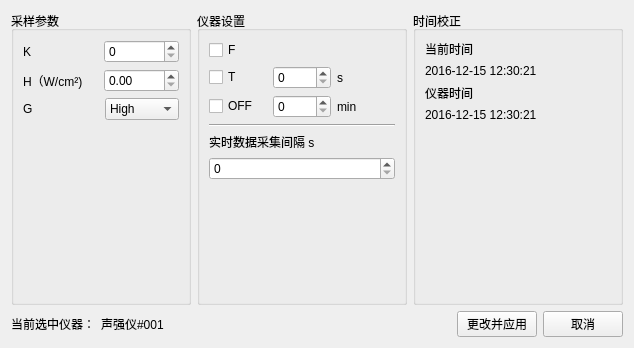
<?xml version="1.0" encoding="UTF-8"?>
<ui version="4.0">
 <class>DeviceParameter</class>
 <widget class="QWidget" name="DeviceParameter">
  <property name="geometry">
   <rect>
    <x>0</x>
    <y>0</y>
    <width>634</width>
    <height>348</height>
   </rect>
  </property>
  <property name="windowTitle">
   <string>Form</string>
  </property>
  <property name="styleSheet">
   <string notr="true"/>
  </property>
  <layout class="QVBoxLayout" name="verticalLayout_4">
   <item>
    <layout class="QHBoxLayout" name="horizontalLayout_8">
     <item>
      <widget class="QGroupBox" name="groupBox">
       <property name="maximumSize">
        <size>
         <width>180</width>
         <height>16777215</height>
        </size>
       </property>
       <property name="styleSheet">
        <string notr="true">font: 10pt &quot;微软雅黑&quot;;</string>
       </property>
       <property name="title">
        <string>采样参数</string>
       </property>
       <layout class="QVBoxLayout" name="verticalLayout">
        <item>
         <layout class="QHBoxLayout" name="horizontalLayout">
          <item>
           <widget class="QLabel" name="label_k">
            <property name="text">
             <string>K</string>
            </property>
           </widget>
          </item>
          <item>
           <widget class="QSpinBox" name="spinBox_K"/>
          </item>
         </layout>
        </item>
        <item>
         <layout class="QHBoxLayout" name="horizontalLayout_2">
          <item>
           <widget class="QLabel" name="label_2">
            <property name="text">
             <string>H（W/cm²)</string>
            </property>
           </widget>
          </item>
          <item>
           <widget class="QDoubleSpinBox" name="doubleSpinBox_H"/>
          </item>
         </layout>
        </item>
        <item>
         <layout class="QHBoxLayout" name="horizontalLayout_3">
          <item>
           <widget class="QLabel" name="label_3">
            <property name="text">
             <string>G</string>
            </property>
           </widget>
          </item>
          <item>
           <spacer name="horizontalSpacer">
            <property name="orientation">
             <enum>Qt::Horizontal</enum>
            </property>
            <property name="sizeHint" stdset="0">
             <size>
              <width>153</width>
              <height>20</height>
             </size>
            </property>
           </spacer>
          </item>
          <item>
           <widget class="QComboBox" name="comboBox_G">
            <item>
             <property name="text">
              <string>High</string>
             </property>
            </item>
            <item>
             <property name="text">
              <string>Medium</string>
             </property>
            </item>
            <item>
             <property name="text">
              <string>Low</string>
             </property>
            </item>
            <item>
             <property name="text">
              <string>Auto</string>
             </property>
            </item>
           </widget>
          </item>
         </layout>
        </item>
        <item>
         <spacer name="horizontalSpacer_3">
          <property name="orientation">
           <enum>Qt::Horizontal</enum>
          </property>
          <property name="sizeHint" stdset="0">
           <size>
            <width>153</width>
            <height>20</height>
           </size>
          </property>
         </spacer>
        </item>
        <item>
         <spacer name="horizontalSpacer_4">
          <property name="orientation">
           <enum>Qt::Horizontal</enum>
          </property>
          <property name="sizeHint" stdset="0">
           <size>
            <width>153</width>
            <height>20</height>
           </size>
          </property>
         </spacer>
        </item>
        <item>
         <spacer name="verticalSpacer_2">
          <property name="orientation">
           <enum>Qt::Vertical</enum>
          </property>
          <property name="sizeHint" stdset="0">
           <size>
            <width>20</width>
            <height>67</height>
           </size>
          </property>
         </spacer>
        </item>
       </layout>
      </widget>
     </item>
     <item>
      <widget class="QGroupBox" name="groupBox_3">
       <property name="styleSheet">
        <string notr="true">font: 10pt &quot;微软雅黑&quot;;</string>
       </property>
       <property name="title">
        <string>仪器设置</string>
       </property>
       <layout class="QVBoxLayout" name="verticalLayout_3">
        <item>
         <layout class="QVBoxLayout" name="verticalLayout_2">
          <item>
           <widget class="QCheckBox" name="checkBox_F">
            <property name="text">
             <string>F</string>
            </property>
           </widget>
          </item>
          <item>
           <layout class="QHBoxLayout" name="horizontalLayout_7">
            <item>
             <widget class="QCheckBox" name="checkBox_T">
              <property name="text">
               <string>T</string>
              </property>
             </widget>
            </item>
            <item>
             <widget class="QSpinBox" name="spinBox_T"/>
            </item>
            <item>
             <widget class="QLabel" name="label_4">
              <property name="text">
               <string>s</string>
              </property>
             </widget>
            </item>
           </layout>
          </item>
          <item>
           <layout class="QHBoxLayout" name="horizontalLayout_9">
            <item>
             <widget class="QCheckBox" name="checkBox_OFF">
              <property name="text">
               <string>OFF</string>
              </property>
             </widget>
            </item>
            <item>
             <widget class="QSpinBox" name="spinBox_OFF"/>
            </item>
            <item>
             <widget class="QLabel" name="label_6">
              <property name="text">
               <string>min</string>
              </property>
             </widget>
            </item>
           </layout>
          </item>
         </layout>
        </item>
        <item>
         <widget class="Line" name="line">
          <property name="orientation">
           <enum>Qt::Horizontal</enum>
          </property>
         </widget>
        </item>
        <item>
         <widget class="QLabel" name="label_9">
          <property name="text">
           <string>实时数据采集间隔 s</string>
          </property>
         </widget>
        </item>
        <item>
         <layout class="QHBoxLayout" name="horizontalLayout_11">
          <item>
           <widget class="QSpinBox" name="spinBox_instance"/>
          </item>
         </layout>
        </item>
        <item>
         <spacer name="verticalSpacer_3">
          <property name="orientation">
           <enum>Qt::Vertical</enum>
          </property>
          <property name="sizeHint" stdset="0">
           <size>
            <width>20</width>
            <height>127</height>
           </size>
          </property>
         </spacer>
        </item>
       </layout>
      </widget>
     </item>
     <item>
      <widget class="QGroupBox" name="groupBox_2">
       <property name="styleSheet">
        <string notr="true">font: 10pt &quot;微软雅黑&quot;;</string>
       </property>
       <property name="title">
        <string>时间校正</string>
       </property>
       <layout class="QVBoxLayout" name="verticalLayout_5">
        <item>
         <widget class="QLabel" name="label_5">
          <property name="text">
           <string>当前时间</string>
          </property>
         </widget>
        </item>
        <item>
         <widget class="QLabel" name="label_time">
          <property name="text">
           <string>2016-12-15 12:30:21</string>
          </property>
         </widget>
        </item>
        <item>
         <widget class="QLabel" name="label_7">
          <property name="text">
           <string>仪器时间</string>
          </property>
         </widget>
        </item>
        <item>
         <widget class="QLabel" name="label_time_device">
          <property name="text">
           <string>2016-12-15 12:30:21</string>
          </property>
         </widget>
        </item>
        <item>
         <spacer name="verticalSpacer">
          <property name="orientation">
           <enum>Qt::Vertical</enum>
          </property>
          <property name="sizeHint" stdset="0">
           <size>
            <width>20</width>
            <height>130</height>
           </size>
          </property>
         </spacer>
        </item>
       </layout>
      </widget>
     </item>
    </layout>
   </item>
   <item>
    <layout class="QHBoxLayout" name="horizontalLayout_10">
     <item>
      <widget class="QLabel" name="label_8">
       <property name="styleSheet">
        <string notr="true">font: 10pt &quot;微软雅黑&quot;;</string>
       </property>
       <property name="text">
        <string>当前选中仪器：</string>
       </property>
      </widget>
     </item>
     <item>
      <widget class="QLabel" name="label_ID">
       <property name="styleSheet">
        <string notr="true">font: 10pt &quot;微软雅黑&quot;;</string>
       </property>
       <property name="text">
        <string>声强仪#001</string>
       </property>
      </widget>
     </item>
     <item>
      <spacer name="horizontalSpacer_5">
       <property name="orientation">
        <enum>Qt::Horizontal</enum>
       </property>
       <property name="sizeHint" stdset="0">
        <size>
         <width>40</width>
         <height>20</height>
        </size>
       </property>
      </spacer>
     </item>
     <item>
      <widget class="QPushButton" name="buttonApplay">
       <property name="styleSheet">
        <string notr="true">font: 10pt &quot;微软雅黑&quot;;</string>
       </property>
       <property name="text">
        <string>更改并应用</string>
       </property>
      </widget>
     </item>
     <item>
      <widget class="QPushButton" name="buttonCancel">
       <property name="styleSheet">
        <string notr="true">font: 10pt &quot;微软雅黑&quot;;</string>
       </property>
       <property name="text">
        <string>取消</string>
       </property>
      </widget>
     </item>
    </layout>
   </item>
  </layout>
 </widget>
 <resources/>
 <connections/>
</ui>
